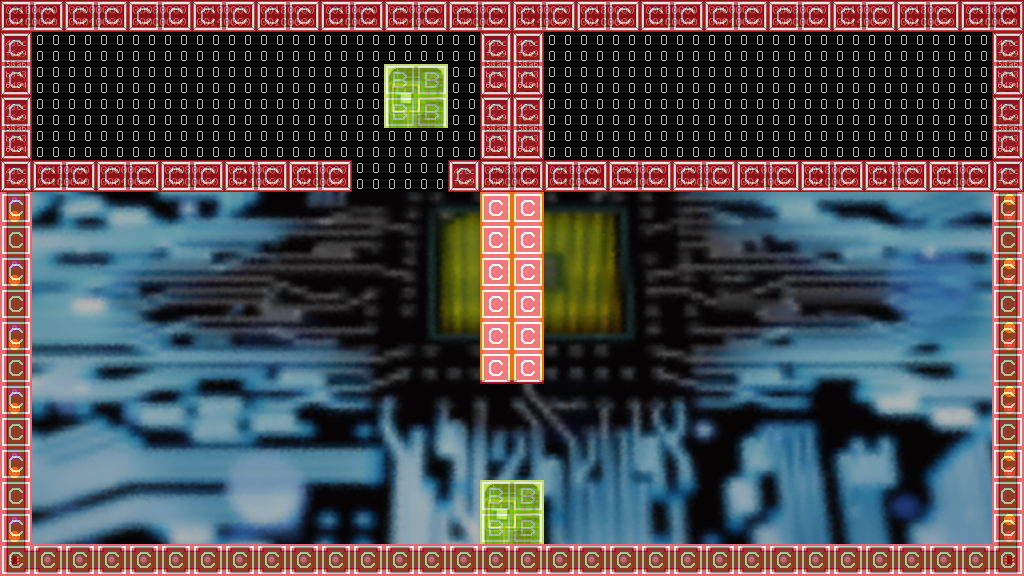

This is a level from a 2D game, rendered from its Tiled map with the project's own tilesets. A one-line summary and the complete map file follow:
An orthogonal 32x18 tile map with 32x32 px tiles, 4 tile layers (parallax, back, front, collision), 2 tilesets and 2 objects.

<map version="1.0" orientation="orthogonal" renderorder="right-down" width="32" height="18" tilewidth="32" tileheight="32" nextobjectid="32">
 <tileset firstgid="1" name="tilesetCollision" tilewidth="32" tileheight="32" tilecount="6">
  <image source="../bitmaps/tilesetCollision.png" width="192" height="32" />
 </tileset>
 <tileset firstgid="7" name="tileset" tilewidth="32" tileheight="32" tilecount="2528">
  <image source="../bitmaps/tileset.png" width="1024" height="2528" />
 </tileset>
 <layer name="parallax" width="32" height="18">
  <data encoding="csv">
263,264,265,266,267,268,269,270,271,272,273,274,275,276,277,278,279,280,281,282,283,284,285,286,287,288,289,290,291,292,293,294,
295,296,297,298,299,300,301,302,303,304,305,306,307,308,309,310,311,312,313,314,315,316,317,318,319,320,321,322,323,324,325,326,
327,328,329,330,331,332,333,334,335,336,337,338,339,340,341,342,343,344,345,346,347,348,349,350,351,352,353,354,355,356,357,358,
359,360,361,362,363,364,365,366,367,368,369,370,371,372,373,374,375,376,377,378,379,380,381,382,383,384,385,386,387,388,389,390,
391,392,393,394,395,396,397,398,399,400,401,402,403,404,405,406,407,408,409,410,411,412,413,414,415,416,417,418,419,420,421,422,
423,424,425,426,427,428,429,430,431,432,433,434,435,436,437,438,439,440,441,442,443,444,445,446,447,448,449,450,451,452,453,454,
455,456,457,458,459,460,461,462,463,464,465,466,467,468,469,470,471,472,473,474,475,476,477,478,479,480,481,482,483,484,485,486,
487,488,489,490,491,492,493,494,495,496,497,498,499,500,501,502,503,504,505,506,507,508,509,510,511,512,513,514,515,516,517,518,
519,520,521,522,523,524,525,526,527,528,529,530,531,532,533,534,535,536,537,538,539,540,541,542,543,544,545,546,547,548,549,550,
551,552,553,554,555,556,557,558,559,560,561,562,563,564,565,566,567,568,569,570,571,572,573,574,575,576,577,578,579,580,581,582,
583,584,585,586,587,588,589,590,591,592,593,594,595,596,597,598,599,600,601,602,603,604,605,606,607,608,609,610,611,612,613,614,
615,616,617,618,619,620,621,622,623,624,625,626,627,628,629,630,631,632,633,634,635,636,637,638,639,640,641,642,643,644,645,646,
647,648,649,650,651,652,653,654,655,656,657,658,659,660,661,662,663,664,665,666,667,668,669,670,671,672,673,674,675,676,677,678,
679,680,681,682,683,684,685,686,687,688,689,690,691,692,693,694,695,696,697,698,699,700,701,702,703,704,705,706,707,708,709,710,
711,712,713,714,715,716,717,718,719,720,721,722,723,724,725,726,727,728,729,730,731,732,733,734,735,736,737,738,739,740,741,742,
743,744,745,746,747,748,749,750,751,752,753,754,755,756,757,758,759,760,761,762,763,764,765,766,767,768,769,770,771,772,773,774,
775,776,777,778,779,780,781,782,783,784,785,786,787,788,789,790,791,792,793,794,795,796,797,798,799,800,801,802,803,804,805,806,
807,808,809,810,811,812,813,814,815,816,817,818,819,820,821,822,823,824,825,826,827,828,829,830,831,832,833,834,835,836,837,838
</data>
 </layer>
 <layer name="back" width="32" height="18">
  <data encoding="csv">
0,0,0,0,0,0,0,0,0,0,0,0,0,0,0,0,0,0,0,0,0,0,0,0,0,0,0,0,0,0,0,0,
0,113,113,113,113,113,113,113,113,113,113,113,113,113,113,0,0,113,113,113,113,113,113,113,113,113,113,113,113,113,113,0,
0,113,113,113,113,113,113,113,113,113,113,113,111,112,113,0,0,113,113,113,113,113,113,113,113,113,113,113,113,113,113,0,
0,113,113,113,113,113,113,113,113,113,113,113,143,144,113,0,0,113,113,113,113,113,113,113,113,113,113,113,113,113,113,0,
0,113,113,113,113,113,113,113,113,113,113,113,113,113,113,0,0,113,113,113,113,113,113,113,113,113,113,113,113,113,113,0,
0,0,0,0,0,0,0,0,0,0,0,113,113,113,0,0,0,0,0,0,0,0,0,0,0,0,0,0,0,0,0,0,
0,0,0,0,0,0,0,0,0,0,0,0,0,0,0,0,0,0,0,0,0,0,0,0,0,0,0,0,0,0,0,0,
0,0,0,0,0,0,0,0,0,0,0,0,0,0,0,0,0,0,0,0,0,0,0,0,0,0,0,0,0,0,0,0,
0,0,0,0,0,0,0,0,0,0,0,0,0,0,0,0,0,0,0,0,0,0,0,0,0,0,0,0,0,0,0,0,
0,0,0,0,0,0,0,0,0,0,0,0,0,0,0,0,0,0,0,0,0,0,0,0,0,0,0,0,0,0,0,0,
0,0,0,0,0,0,0,0,0,0,0,0,0,0,0,0,0,0,0,0,0,0,0,0,0,0,0,0,0,0,0,0,
0,0,0,0,0,0,0,0,0,0,0,0,0,0,0,0,0,0,0,0,0,0,0,0,0,0,0,0,0,0,0,0,
0,0,0,0,0,0,0,0,0,0,0,0,0,0,0,0,0,0,0,0,0,0,0,0,0,0,0,0,0,0,0,0,
0,0,0,0,0,0,0,0,0,0,0,0,0,0,0,0,0,0,0,0,0,0,0,0,0,0,0,0,0,0,0,0,
0,0,0,0,0,0,0,0,0,0,0,0,0,0,0,0,0,0,0,0,0,0,0,0,0,0,0,0,0,0,0,0,
0,0,0,0,0,0,0,0,0,0,0,0,0,0,0,111,112,0,0,0,0,0,0,0,0,0,0,0,0,0,0,0,
0,0,0,0,0,0,0,0,0,0,0,0,0,0,0,143,144,0,0,0,0,0,0,0,0,0,0,0,0,0,0,0,
0,0,0,0,0,0,0,0,0,0,0,0,0,0,0,0,0,0,0,0,0,0,0,0,0,0,0,0,0,0,0,0
</data>
 </layer>
 <layer name="front" width="32" height="18">
  <data encoding="csv">
11,12,13,14,15,16,17,18,19,20,11,12,13,14,15,16,17,18,19,20,11,12,13,14,15,16,17,18,19,20,11,12,
75,0,0,0,0,0,0,0,0,0,0,0,0,0,0,75,75,0,0,0,0,0,0,0,0,0,0,0,0,0,0,75,
107,0,0,0,0,0,0,0,0,0,0,0,0,0,0,107,107,0,0,0,0,0,0,0,0,0,0,0,0,0,0,107,
75,0,0,0,0,0,0,0,0,0,0,0,0,0,0,75,75,0,0,0,0,0,0,0,0,0,0,0,0,0,0,75,
107,0,0,0,0,0,0,0,0,0,0,0,0,0,0,107,107,0,0,0,0,0,0,0,0,0,0,0,0,0,0,107,
43,11,12,13,14,15,16,17,18,19,20,0,0,0,43,15,16,11,12,13,14,15,16,17,18,19,20,17,18,19,20,43,
137,0,0,0,0,0,0,0,0,0,0,0,0,0,0,207,207,0,0,0,0,0,0,0,0,0,0,0,0,0,0,138,
105,0,0,0,0,0,0,0,0,0,0,0,0,0,0,207,207,0,0,0,0,0,0,0,0,0,0,0,0,0,0,106,
137,0,0,0,0,0,0,0,0,0,0,0,0,0,0,207,207,0,0,0,0,0,0,0,0,0,0,0,0,0,0,138,
105,0,0,0,0,0,0,0,0,0,0,0,0,0,0,207,207,0,0,0,0,0,0,0,0,0,0,0,0,0,0,106,
137,0,0,0,0,0,0,0,0,0,0,0,0,0,0,207,207,0,0,0,0,0,0,0,0,0,0,0,0,0,0,138,
105,0,0,0,0,0,0,0,0,0,0,0,0,0,0,206,206,0,0,0,0,0,0,0,0,0,0,0,0,0,0,106,
137,0,0,0,0,0,0,0,0,0,0,0,0,0,0,0,0,0,0,0,0,0,0,0,0,0,0,0,0,0,0,138,
105,0,0,0,0,0,0,0,0,0,0,0,0,0,0,0,0,0,0,0,0,0,0,0,0,0,0,0,0,0,0,106,
137,0,0,0,0,0,0,0,0,0,0,0,0,0,0,0,0,0,0,0,0,0,0,0,0,0,0,0,0,0,0,138,
105,0,0,0,0,0,0,0,0,0,0,0,0,0,0,0,0,0,0,0,0,0,0,0,0,0,0,0,0,0,0,106,
137,0,0,0,0,0,0,0,0,0,0,0,0,0,0,0,0,0,0,0,0,0,0,0,0,0,0,0,0,0,0,138,
72,39,39,39,39,39,39,39,39,39,39,39,39,39,39,39,39,39,39,39,39,39,39,39,39,39,39,39,39,39,39,73
</data>
 </layer>
 <layer name="collision" width="32" height="18" opacity="0.59">
  <data encoding="csv">
1,1,1,1,1,1,1,1,1,1,1,1,1,1,1,1,1,1,1,1,1,1,1,1,1,1,1,1,1,1,1,1,
1,0,0,0,0,0,0,0,0,0,0,0,0,0,0,1,1,0,0,0,0,0,0,0,0,0,0,0,0,0,0,1,
1,0,0,0,0,0,0,0,0,0,0,0,2,2,0,1,1,0,0,0,0,0,0,0,0,0,0,0,0,0,0,1,
1,0,0,0,0,0,0,0,0,0,0,0,2,2,0,1,1,0,0,0,0,0,0,0,0,0,0,0,0,0,0,1,
1,0,0,0,0,0,0,0,0,0,0,0,0,0,0,1,1,0,0,0,0,0,0,0,0,0,0,0,0,0,0,1,
1,1,1,1,1,1,1,1,1,1,1,0,0,0,1,1,1,1,1,1,1,1,1,1,1,1,1,1,1,1,1,1,
1,0,0,0,0,0,0,0,0,0,0,0,0,0,0,1,1,0,0,0,0,0,0,0,0,0,0,0,0,0,0,1,
1,0,0,0,0,0,0,0,0,0,0,0,0,0,0,1,1,0,0,0,0,0,0,0,0,0,0,0,0,0,0,1,
1,0,0,0,0,0,0,0,0,0,0,0,0,0,0,1,1,0,0,0,0,0,0,0,0,0,0,0,0,0,0,1,
1,0,0,0,0,0,0,0,0,0,0,0,0,0,0,1,1,0,0,0,0,0,0,0,0,0,0,0,0,0,0,1,
1,0,0,0,0,0,0,0,0,0,0,0,0,0,0,1,1,0,0,0,0,0,0,0,0,0,0,0,0,0,0,1,
1,0,0,0,0,0,0,0,0,0,0,0,0,0,0,1,1,0,0,0,0,0,0,0,0,0,0,0,0,0,0,1,
1,0,0,0,0,0,0,0,0,0,0,0,0,0,0,0,0,0,0,0,0,0,0,0,0,0,0,0,0,0,0,1,
1,0,0,0,0,0,0,0,0,0,0,0,0,0,0,0,0,0,0,0,0,0,0,0,0,0,0,0,0,0,0,1,
1,0,0,0,0,0,0,0,0,0,0,0,0,0,0,0,0,0,0,0,0,0,0,0,0,0,0,0,0,0,0,1,
1,0,0,0,0,0,0,0,0,0,0,0,0,0,0,2,2,0,0,0,0,0,0,0,0,0,0,0,0,0,0,1,
1,0,0,0,0,0,0,0,0,0,0,0,0,0,0,2,2,0,0,0,0,0,0,0,0,0,0,0,0,0,0,1,
1,1,1,1,1,1,1,1,1,1,1,1,1,1,1,1,1,1,1,1,1,1,1,1,1,1,1,1,1,1,1,1
</data>
 </layer>
 <objectgroup name="wires">
  <object id="25" x="0" y="512">
   <polyline points="0,0 480,0" />
  </object>
  <object id="30" x="416" y="64">
   <polyline points="0,0 0,-64" />
  </object>
 </objectgroup>
</map>
